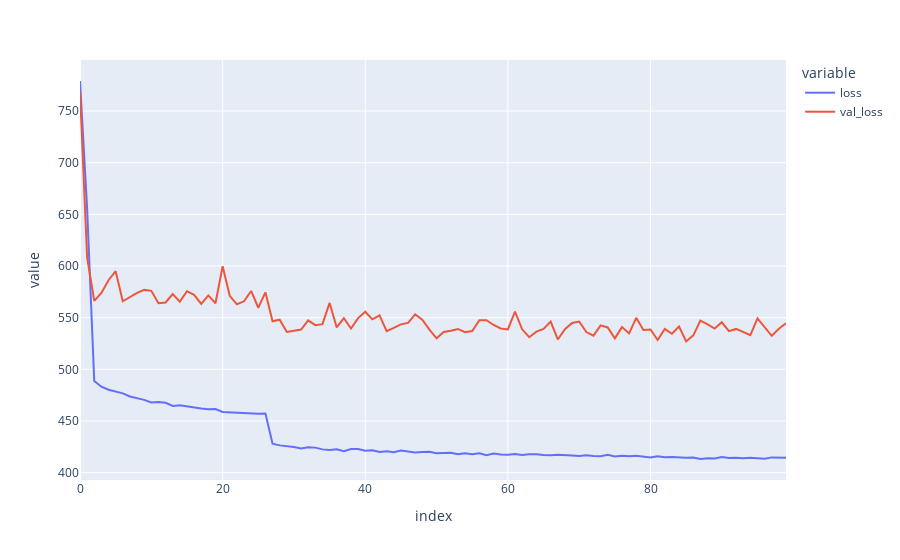

Notebook cell for this chart:
### Code cell
history_df = pd.DataFrame(data=history.history)
fig = px.line(history_df,y=["loss","val_loss"])
fig.show()
